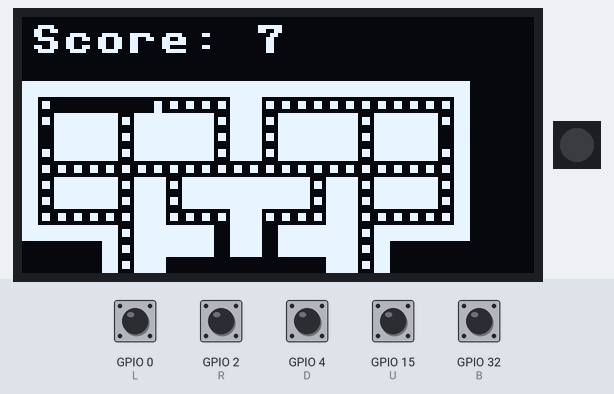
The program below on a simulated ESP32 board running MicroPython. Parts: 128×64 one-colour display, 1 RGB LEDs in strip order, left to right. The test bench sets the inputs (shaded band); at power-on: GPIO 0 (L), GPIO 2 (R), GPIO 4 (D), GPIO 15 (U), GPIO 32 (B) HIGH. Random numbers come from a fixed seed; library files of the repository ran but are not shown: ssd1306.py.

Above: at 4.2 s.
4.3 s: GPIO 4 (D) pulled LOW for 0.2 s
6.1 s: GPIO 0 (L) pulled LOW for 0.2 s
At 7.49 s:
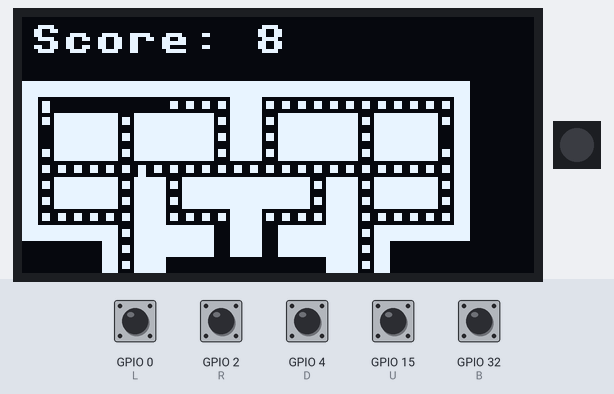
7.8 s: GPIO 4 (D) pulled LOW for 1 s
At 9.5 s:
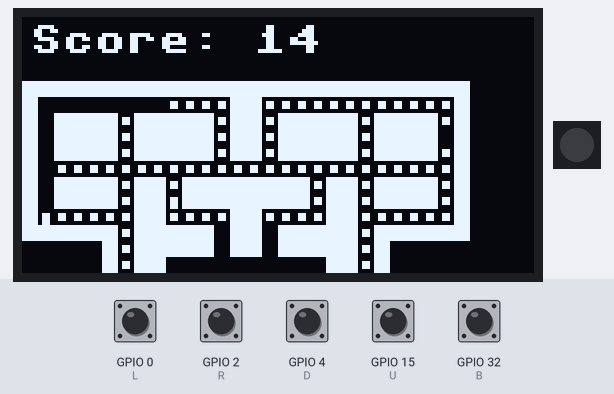
10.3 s: GPIO 2 (R) pulled LOW for 0.2 s
At 11.7 s:
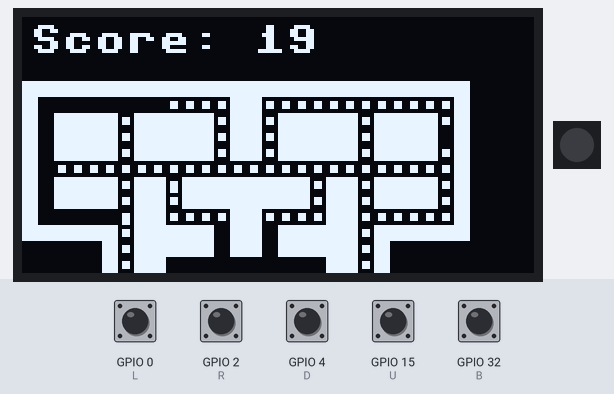
Timing chart, 0 to 13.0 s (numbered marks = the images above; inputs shaded):
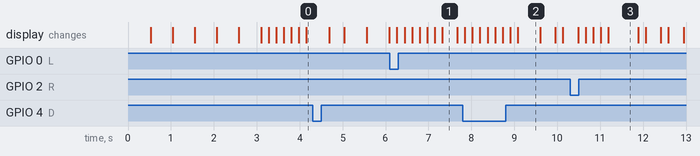

The program:

pacman.py
```python
from badge import oled, btn
from time import sleep_ms
from random import getrandbits, choice

# Define constants
CELL_SIZE = 4
GRID_WIDTH = 128 // CELL_SIZE
GRID_HEIGHT = (64 - 16) // CELL_SIZE  # Deducting 16 pixels for the score display and the additional line

# Define colors
COLOR_BLACK = 0
COLOR_WHITE = 1
COLOR_YELLOW = 2
COLOR_BLUE = 3
COLOR_RED = 4

# Define maze layout
maze = [
    "############################",
    "#............##............#",
    "#.####.#####.##.#####.####.#",
    "#O####.#####.##.#####.####O#",
    "#.####.#####.##.#####.####.#",
    "#..........................#",
    "#.####.##.########.##.####.#",
    "#.####.##.########.##.####.#",
    "#......##....##....##......#",
    "######.##### ## #####.######",
    "     #.##### ## #####.#     ",
    "     #.##          ##.#     ",
    "     #.## ######## ##.#     ",
    "######.## #      # ##.######",
    "      .   ##########   .     ",
    "######.## ########## ##.######",
    "     #.##          ##.#     ",
    "     #.## ######## ##.#     ",
    "     #.## ######## ##.#     ",
    "######.##          ##.######",
    "#............##............#",
    "#.####.#####.##.#####.####.#",
    "#O..##.......  .......##..O#",
    "###.##.##.########.##.##.###",
    "#......##.########.##......#",
    "#.########........########.#",
    "#.########.##  ##.########.#",
    "#..........##  ##..........#",
    "############################"
]

class PacmanGame:
    def __init__(self):
        self.pacman = [1, 1]
        self.direction = "RIGHT"
        self.score = 0
        self.game_over = False

        # Place pellets
        self.pellets = [(x, y) for y, row in enumerate(maze) for x, cell in enumerate(row) if cell == "."]

        # Place a single ghost
        self.ghost = [7, 13]

    def move_pacman(self):
        pacman_next = self.pacman.copy()

        if self.direction == "UP":
            pacman_next[1] -= 1
            if pacman_next[1] < 0:
                pacman_next[1] = GRID_HEIGHT - 1
        elif self.direction == "DOWN":
            pacman_next[1] += 1
            if pacman_next[1] >= GRID_HEIGHT:
                pacman_next[1] = 0
        elif self.direction == "LEFT":
            pacman_next[0] -= 1
            if pacman_next[0] < 0:
                pacman_next[0] = GRID_WIDTH - 1
        elif self.direction == "RIGHT":
            pacman_next[0] += 1
            if pacman_next[0] >= GRID_WIDTH:
                pacman_next[0] = 0

        # Check if pacman hits the wall
        if maze[pacman_next[1]][pacman_next[0]] == "#":
            return

        self.pacman = pacman_next

        # Check if pacman eats a pellet
        if tuple(self.pacman) in self.pellets:
            self.pellets.remove(tuple(self.pacman))
            self.score += 1

        # Check if all pellets are eaten
        if not self.pellets:
            self.game_over = True

    def move_ghost(self):
        ghost_next = self.ghost.copy()
        directions = ["UP", "DOWN", "LEFT", "RIGHT"]
        direction = choice(directions)

        if direction == "UP":
            ghost_next[1] -= 1
            if ghost_next[1] < 0:
                ghost_next[1] = GRID_HEIGHT - 1
        elif direction == "DOWN":
            ghost_next[1] += 1
            if ghost_next[1] >= GRID_HEIGHT:
                ghost_next[1] = 0
        elif direction == "LEFT":
            ghost_next[0] -= 1
            if ghost_next[0] < 0:
                ghost_next[0] = GRID_WIDTH - 1
        elif direction == "RIGHT":
            ghost_next[0] += 1
            if ghost_next[0] >= GRID_WIDTH:
                ghost_next[0] = 0

        # Check if ghost hits the wall
        if maze[ghost_next[1]][ghost_next[0]] == "#":
            return

        self.ghost = ghost_next

    def check_collision(self):
        if self.pacman == self.ghost:
            self.game_over = True

    def draw(self):
        oled.fill(0)

        # Draw maze
        for y, row in enumerate(maze):
            for x, cell in enumerate(row):
                if cell == "#":
                    oled.fill_rect(x * CELL_SIZE, y * CELL_SIZE + 16, CELL_SIZE, CELL_SIZE, COLOR_BLUE)

        # Draw pellets
        for pellet in self.pellets:
            oled.fill_rect(pellet[0] * CELL_SIZE + CELL_SIZE // 2 - 1, pellet[1] * CELL_SIZE + CELL_SIZE // 2 + 16 - 1, 2, 2, COLOR_WHITE)

        # Draw pacman
        oled.fill_circle(self.pacman[0] * CELL_SIZE + CELL_SIZE // 2, self.pacman[1] * CELL_SIZE + CELL_SIZE // 2 + 16, CELL_SIZE // 2, COLOR_YELLOW)

        # Draw ghost
        oled.fill_circle(self.ghost[0] * CELL_SIZE + CELL_SIZE // 2, self.ghost[1] * CELL_SIZE + CELL_SIZE // 2 + 16, CELL_SIZE // 2, COLOR_RED)

        # Draw score
        oled.text("Score: {}".format(self.score), 2, 2, COLOR_WHITE)

        oled.show()

def start_animation():
    for i in range(3):
        oled.fill(0)
        oled.text("Pacman Game", 20, 20, COLOR_WHITE)
        oled.show()
        sleep_ms(500)
        oled.fill(0)
        oled.text("Get Ready!", 30, 30, COLOR_WHITE)
        oled.show()
        sleep_ms(500)

def game_over_screen(score):
    oled.fill(0)
    oled.text("Game Over", 30, 8, COLOR_WHITE)
    oled.text("Score: {}".format(score), 30, 18, COLOR_WHITE)
    oled.text("[B] to Restart", 8, 38, COLOR_WHITE)
    oled.text("[U] to Exit", 20, 48, COLOR_WHITE)
    oled.show()

def app_start():
    start_animation()

    while True:
        game = PacmanGame()

        while not game.game_over:
            if btn.U.value() == 0 and game.direction != "DOWN":
                game.direction = "UP"
            elif btn.D.value() == 0 and game.direction != "UP":
                game.direction = "DOWN"
            elif btn.L.value() == 0 and game.direction != "RIGHT":
                game.direction = "LEFT"
            elif btn.R.value() == 0 and game.direction != "LEFT":
                game.direction = "RIGHT"

            # Check if button B is pressed to exit the game
            if btn.B.value() == 0:
                return  # Exit the game

            game.move_pacman()
            game.move_ghost()
            game.check_collision()
            game.draw()
            sleep_ms(150)  # Adjust pacman speed here

        game_over_screen(game.score)

        while True:
            if btn.B.value() == 0:
                break  # Restart game if 'B' is pressed
            elif btn.U.value() == 0:
                return  # Exit game if 'U' is pressed

app_start()
```

badge.py
```python
import network
import ssd1306
from neopixel import NeoPixel
from machine import Pin,I2C,ADC

class btn:
	U=Pin(15,Pin.IN,Pin.PULL_UP)
	D=Pin(4,Pin.IN,Pin.PULL_UP)
	L=Pin(0,Pin.IN,Pin.PULL_UP)
	R=Pin(2,Pin.IN,Pin.PULL_UP)
	A=Pin(33,Pin.IN,Pin.PULL_UP)
	B=Pin(32,Pin.IN,Pin.PULL_UP)

i2c = I2C(scl=Pin(22),sda=Pin(21),freq=10000000)
oled = ssd1306.SSD1306_I2C(128,64,i2c,0x3c)

np = NeoPixel(Pin(13), 1)

def readConfig():
	import ujson
	config = ujson.load(open('/config.json'))
	return config

def writeConfig(config): # Use responsibly
	cfile = open('/config.json','w')
	import ujson
	ujson.dump(config, cfile)
	cfile.close()

wlanSTA = network.WLAN(network.STA_IF)
wlan = wlanSTA
def connectWifi(creds=-1):
	if creds == -1: creds = readConfig()['wifi']
	wlan.active(True)
	wlan.connect(creds[0],creds[1])
	return wlan

wlanAP = network.WLAN(network.AP_IF)
class battery:
	def __init__(self,vadc=35):
		self.VBAT = ADC(Pin(vadc))
		self.VBAT.width(ADC.WIDTH_12BIT)
		self.VBAT.atten(ADC.ATTN_11DB)
		self.CALIB = 3.6 * 2
		self.VMIN = round(3.4 / self.CALIB * 4096)
		self.VMAX = round(4.3 / self.CALIB * 4096)
	def voltage(self): return self.VBAT.read() / 4096 * self.CALIB
	def percentage(self): return (self.VBAT.read() - self.VMIN) / (self.VMAX - self.VMIN)

BAT = battery()
```
